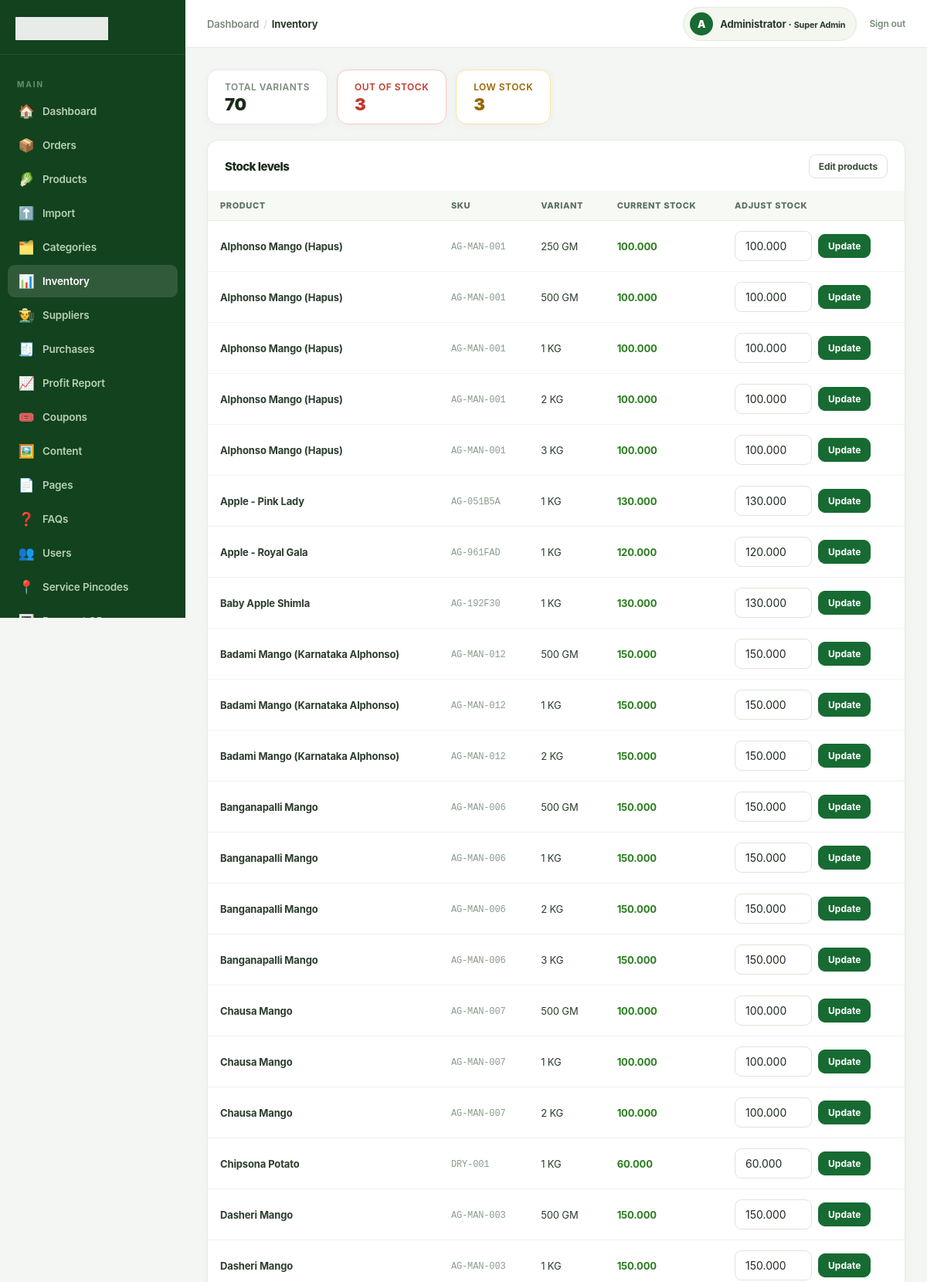
The page /admin/inventory.php (signed in, upper part) on the database its author committed.
### tables this page shows
CREATE TABLE `users` (
  `id` bigint(20) UNSIGNED NOT NULL,
  `name` varchar(120) NOT NULL,
  `first_name` varchar(80) DEFAULT NULL,
  `last_name` varchar(80) DEFAULT NULL,
  `email` varchar(190) DEFAULT NULL,
  `phone` varchar(20) DEFAULT NULL,
  `avatar` varchar(500) DEFAULT NULL,
  `password_hash` varchar(255) DEFAULT NULL,
  `provider` enum('local','google','facebook') NOT NULL DEFAULT 'local',
  `provider_id` varchar(190) DEFAULT NULL,
  `role_slug` varchar(80) NOT NULL DEFAULT 'customer',
  `points` int(10) UNSIGNED NOT NULL DEFAULT 0,
  `wallet_balance` decimal(10,2) NOT NULL DEFAULT 0.00,
  `remember_token_hash` varchar(255) DEFAULT NULL,
  `referral_code` varchar(32) DEFAULT NULL,
  `referred_by` bigint(20) UNSIGNED DEFAULT NULL,
  `is_active` tinyint(1) NOT NULL DEFAULT 1,
  `remarks` text DEFAULT NULL,
  `created_at` timestamp NOT NULL DEFAULT current_timestamp(),
  `updated_at` timestamp NOT NULL DEFAULT current_timestamp() ON UPDATE current_timestamp()
);

CREATE TABLE `product_variants` (
  `id` bigint(20) UNSIGNED NOT NULL,
  `product_id` bigint(20) UNSIGNED NOT NULL,
  `label` varchar(60) NOT NULL,
  `unit_type` enum('g','kg','pc') NOT NULL DEFAULT 'g',
  `quantity` decimal(10,3) NOT NULL DEFAULT 1.000,
  `mrp` decimal(10,2) NOT NULL,
  `price` decimal(10,2) NOT NULL,
  `stock` decimal(12,3) NOT NULL DEFAULT 0.000,
  `image` varchar(255) DEFAULT NULL,
  `is_default` tinyint(1) DEFAULT 0
);

CREATE TABLE `products` (
  `id` bigint(20) UNSIGNED NOT NULL,
  `category_id` int(10) UNSIGNED NOT NULL,
  `name` varchar(180) NOT NULL,
  `slug` varchar(200) NOT NULL,
  `sku` varchar(80) NOT NULL,
  `description` text DEFAULT NULL,
  `brand` varchar(120) DEFAULT NULL,
  `search_terms` text DEFAULT NULL,
  `image` varchar(255) DEFAULT NULL,
  `image_webp` varchar(255) DEFAULT NULL,
  `image_alt` varchar(255) DEFAULT NULL,
  `mrp` decimal(10,2) DEFAULT 0.00,
  `price` decimal(10,2) DEFAULT 0.00,
  `cost_price` decimal(10,2) NOT NULL DEFAULT 0.00,
  `stock` decimal(12,3) DEFAULT 0.000,
  `low_stock_threshold` decimal(12,3) NOT NULL DEFAULT 5.000,
  `is_featured` tinyint(1) DEFAULT 0,
  `is_active` tinyint(1) DEFAULT 1,
  `meta_title` varchar(180) DEFAULT NULL,
  `meta_description` varchar(320) DEFAULT NULL,
  `meta_keywords` varchar(500) DEFAULT NULL,
  `created_at` timestamp NOT NULL DEFAULT current_timestamp(),
  `updated_at` timestamp NOT NULL DEFAULT current_timestamp() ON UPDATE current_timestamp()
);

### config/config.php (called while the page is built, shortened)
<?php
function e(?string $v):string{return htmlspecialchars($v??'',ENT_QUOTES,'UTF-8');}
function url(string $p=''):string{return BASE_URL.ltrim($p,'/');}
function user_can(PDO $pdo,string $permission):bool{if(empty($_SESSION['role']))return false;$role=$_SESSION['role'];$s=$pdo->prepare('SELECT can_manage_users,can_manage_catalog,can_manage_orders,can_manage_settings,can_manage_content FROM roles WHERE slug=?');$s->execute([$role]);$r=$s->fetch();if(!$r)return false;switch($permission){case 'users': return (bool)$r['can_manage_users']; case 'catalog': return (bool)$r['can_manage_catalog']; case 'orders': return (bool)$r['can_manage_orders']; case 'settings': return (bool)$r['can_manage_settings']; case 'content': return (bool)$r['can_manage_content']; default: return false;}}

### admin/inventory.php (the view, shortened to what this page needs)
<?php
$pdo = db();
if (!user_can($pdo, 'catalog')) redirect('admin/');
$rows = $pdo->query(
    'SELECT v.*, p.name, p.sku, p.low_stock_threshold
     FROM product_variants v
     JOIN products p ON p.id=v.product_id
     ORDER BY p.name, v.id'
)->fetchAll();
$outCount  = count(array_filter($rows, fn($r) => (float)$r['stock'] <= 0));
$lowCount  = count(array_filter($rows, fn($r) => (float)$r['stock'] > 0 && (float)$r['stock'] <= (float)($r['low_stock_threshold'] ?? 5)));
$adminSection = 'inventory';
$adminCrumbs  = [['label'=>'Inventory']];
include __DIR__.'/../includes/admin-header.php';
?>
<div style="display:flex;gap:12px;margin-bottom:20px;flex-wrap:wrap;">
  <div class="ap-stat" style="flex:0 0 auto;padding:14px 22px;gap:4px;">
    <div class="ap-stat-label">Total variants</div>
    <div class="ap-stat-value" style="font-size:22px;"><?= count($rows) ?></div>
  </div>
  <div class="ap-stat" style="flex:0 0 auto;padding:14px 22px;gap:4px;border-color:#ffc6c2;">
    <div class="ap-stat-label" style="color:#c0392b;">Out of stock</div>
    <div class="ap-stat-value" style="font-size:22px;color:#c0392b;"><?= $outCount ?></div>
  </div>
  <div class="ap-stat" style="flex:0 0 auto;padding:14px 22px;gap:4px;border-color:#ffe0a0;">
    <div class="ap-stat-label" style="color:#9a6400;">Low stock</div>
    <div class="ap-stat-value" style="font-size:22px;color:#9a6400;"><?= $lowCount ?></div>
  </div>
</div>
<div class="ap-card">
  <div class="ap-card-header">
    <h2 class="ap-card-title">Stock levels</h2>
    <a class="ap-btn ap-btn-sm" href="<?= url('admin/products.php') ?>">Edit products</a>
  </div>
  <div class="ap-card-body no-pad">
    <div class="ap-table-wrap">
      <table class="ap-table">
        <thead>
          <tr>
            <th>Product</th>
            <th>SKU</th>
            <th>Variant</th>
            <th>Current stock</th>
            <th>Adjust stock</th>
          </tr>
        </thead>
        <tbody>
          <?php foreach ($rows as $r):
            $isOut = (float)$r['stock'] <= 0;
            $isLow = !$isOut && (float)$r['stock'] <= (float)($r['low_stock_threshold'] ?? 5);
          ?>
          <tr>
            <td><b><?= e($r['name']) ?></b></td>
            <td><small style="font-family:monospace;"><?= e($r['sku']) ?></small></td>
            <td><?= e($r['label']) ?></td>
            <td>
              <?php if ($isOut): ?>
                <span class="ap-badge ap-badge-red">Out of stock</span>
              <?php elseif ($isLow): ?>
                <span class="ap-badge ap-badge-amber"><?= $r['stock'] ?> (low)</span>
              <?php else: ?>
                <span style="font-weight:700;color:#2a7d1e;"><?= $r['stock'] ?></span>
              <?php endif; ?>
            </td>
            <td>
              <form class="ap-inline" method="post">
                <input class="ap-input" name="stock" type="number" step="0.001" min="0"
                       value="<?= $r['stock'] ?>" style="width:110px;">
                <button class="ap-btn ap-btn-sm ap-btn-primary">Update</button>
              </form>
            </td>
          </tr>
          <?php endforeach; ?>
        </tbody>
      </table>
    </div>
  </div>
</div>
<?php include __DIR__.'/../includes/admin-footer.php'; ?>

### includes/admin-header.php (shortened to what this page needs)
<?php
$adminTitle   = $adminTitle   ?? 'Admin';
$adminSection = $adminSection ?? '';
$adminCrumbs  = $adminCrumbs  ?? [];
$_au = null;
if (is_logged_in()) {
    $_s = $pdo->prepare('SELECT first_name, last_name, role_slug FROM users WHERE id = ? LIMIT 1');
    $_s->execute([user_id()]);
    $_au = $_s->fetch();
}
$_auName  = trim(($_au['first_name'] ?? '') . ' ' . ($_au['last_name'] ?? '')) ?: 'Admin';
$_auRole  = ucwords(str_replace('_', ' ', $_au['role_slug'] ?? 'admin'));
$_auInit  = strtoupper(mb_substr($_auName, 0, 1));
$_navItems = [
    ['dashboard', '🏠', 'Dashboard',  url('admin/'),                 null],
    ['orders',    '📦', 'Orders',     url('admin/orders.php'),       'orders'],
    ['products',  '🥬', 'Products',   url('admin/products.php'),     'catalog'],
    ['import',    '⬆️', 'Import',     url('admin/import.php'),       'catalog'],
    ['categories','🗂️',  'Categories', url('admin/categories.php'),  'catalog'],
    ['inventory', '📊', 'Inventory',  url('admin/inventory.php'),    'catalog'],
    ['suppliers', '🧑‍🌾', 'Suppliers', url('admin/suppliers.php'),    'catalog'],
    ['purchases', '🧾', 'Purchases',  url('admin/purchases.php'),    'catalog'],
    ['inventory-report', '📈', 'Profit Report', url('admin/inventory-report.php'), 'catalog'],
    ['coupons',   '🎟️',  'Coupons',   url('admin/coupons.php'),      'settings'],
    ['content',   '🖼️',  'Content',   url('admin/content.php'),      'content'],
    ['pages',     '📄', 'Pages',      url('admin/pages.php'),        'content'],
    ['faqs',      '❓', 'FAQs',       url('admin/faqs.php'),         'content'],
    ['users',     '👥', 'Users',      url('admin/users.php'),        'users'],
    ['pincodes',  '📍', 'Service Pincodes', url('admin/pincodes.php'), 'settings'],
    ['qr',        '🔳', 'Payment QR', url('admin/qr.php'),           'settings'],
    ['settings',  '⚙️',  'Settings',  url('admin/settings.php'),    'settings'],
];
?>
<!doctype html>
<html lang="en">
<head>
  <link rel="stylesheet" href="<?= url('assets/css/style.css') ?>?v=<?= time() ?>">
</head>
<body class="admin-body">
<div class="admin-shell">
  <aside class="admin-sidebar" id="adminSidebar">
    <div class="admin-brand">
      <img src="<?= url('assets/logo.png') ?>" alt="<?= e(APP_NAME) ?>">
    </div>
    <nav class="admin-nav">
      <div class="admin-nav-section">Main</div>
      <?php foreach ($_navItems as [$key, $icon, $label, $href, $perm]): ?>
        <a href="<?= e($href) ?>" class="<?= $adminSection === $key ? 'active' : '' ?>">
          <span class="nav-icon"><?= $icon ?></span>
          <?= e($label) ?>
        </a>
      <?php endforeach; ?>
    </nav>
  </aside>
  <div class="admin-main">
    <header class="admin-topbar">
      <div class="admin-topbar-left">
        <?php if ($adminCrumbs): ?>
          <nav class="admin-breadcrumb" aria-label="Breadcrumb">
            <a href="<?= url('admin/') ?>">Dashboard</a>
            <?php foreach ($adminCrumbs as $_crumb): ?>
              <span class="sep">/</span>
              <?php if (!empty($_crumb['url'])): ?>
                <a href="<?= e($_crumb['url']) ?>"><?= e($_crumb['label']) ?></a>
              <?php else: ?>
                <span class="current"><?= e($_crumb['label']) ?></span>
              <?php endif; ?>
            <?php endforeach; ?>
          </nav>
        <?php else: ?>
          <nav class="admin-breadcrumb">
            <span class="current"><?= e($adminTitle) ?></span>
          </nav>
        <?php endif; ?>
      </div>
      <div class="admin-topbar-right">
        <div class="admin-user-pill">
          <div class="admin-avatar"><?= e($_auInit) ?></div>
          <span><?= e($_auName) ?> &middot; <small><?= e($_auRole) ?></small></span>
        </div>
        <a href="<?= url('admin/logout.php') ?>">Sign out</a>
      </div>
    </header>
    <div class="admin-content">

### rows shown on the page
users: _auInit "A", first_name "Administrator", role_slug "Super Admin"
product_variants: product.name "Alphonso Mango (Hapus)", product.sku "AG-MAN-001", label "250 GM", stock "100.000"
product_variants: product.name "Alphonso Mango (Hapus)", product.sku "AG-MAN-001", label "500 GM", stock "100.000"
product_variants: product.name "Alphonso Mango (Hapus)", product.sku "AG-MAN-001", label "1 KG", stock "100.000"
product_variants: product.name "Alphonso Mango (Hapus)", product.sku "AG-MAN-001", label "2 KG", stock "100.000"
product_variants: product.name "Alphonso Mango (Hapus)", product.sku "AG-MAN-001", label "3 KG", stock "100.000"
product_variants: product.name "Apple - Pink Lady", product.sku "AG-051B5A", label "1 KG", stock "130.000"
product_variants: product.name "Apple - Royal Gala", product.sku "AG-961FAD", label "1 KG", stock "120.000"
product_variants: product.name "Baby Apple Shimla", product.sku "AG-192F30", label "1 KG", stock "130.000"
product_variants: product.name "Badami Mango (Karnataka Alphonso)", product.sku "AG-MAN-012", label "500 GM", stock "150.000"
product_variants: product.name "Badami Mango (Karnataka Alphonso)", product.sku "AG-MAN-012", label "1 KG", stock "150.000"
product_variants: product.name "Badami Mango (Karnataka Alphonso)", product.sku "AG-MAN-012", label "2 KG", stock "150.000"
product_variants: product.name "Banganapalli Mango", product.sku "AG-MAN-006", label "500 GM", stock "150.000"
product_variants: product.name "Banganapalli Mango", product.sku "AG-MAN-006", label "1 KG", stock "150.000"
product_variants: product.name "Banganapalli Mango", product.sku "AG-MAN-006", label "2 KG", stock "150.000"
product_variants: product.name "Banganapalli Mango", product.sku "AG-MAN-006", label "3 KG", stock "150.000"
product_variants: product.name "Chausa Mango", product.sku "AG-MAN-007", label "500 GM", stock "100.000"
product_variants: product.name "Chausa Mango", product.sku "AG-MAN-007", label "1 KG", stock "100.000"
product_variants: product.name "Chausa Mango", product.sku "AG-MAN-007", label "2 KG", stock "100.000"
product_variants: product.name "Chipsona Potato", product.sku "DRY-001", label "1 KG", stock "60.000"
product_variants: product.name "Dasheri Mango", product.sku "AG-MAN-003", label "500 GM", stock "150.000"
product_variants: product.name "Dasheri Mango", product.sku "AG-MAN-003", label "1 KG", stock "150.000"

### other values the page prints
$icon "🏠"
$label "Dashboard"
$icon "📦"
$label "Orders"
$icon "🥬"
$label "Products"
$icon "⬆️"
$label "Import"
$icon "🗂️"
$label "Categories"
$icon "📊"
$label "Inventory"
$icon "🧑‍🌾"
$label "Suppliers"
$icon "🧾"
